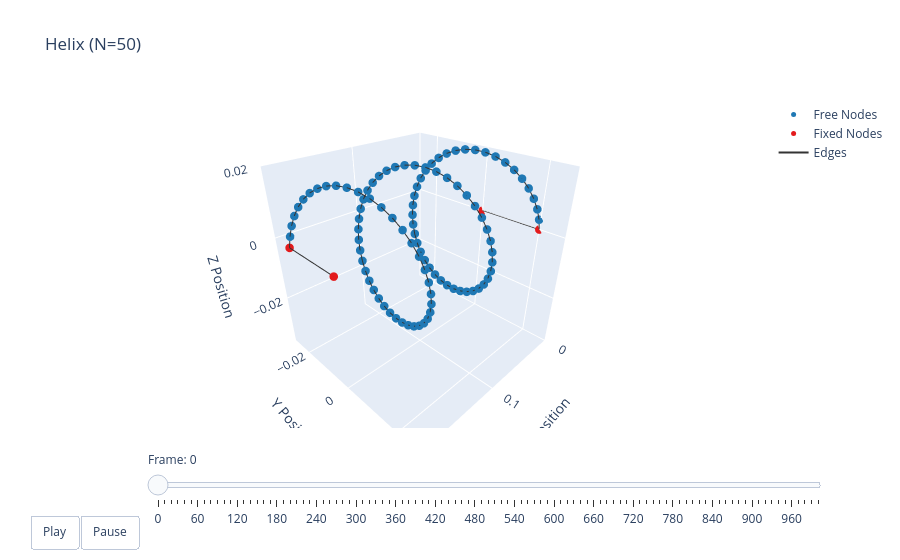

The code cell stored with this chart in its notebook:
### Code cell
options = dismech.AnimationOptions(title='Helix (N=50)', plot_step=10)

fig = dismech.get_interactive_animation_plotly(robot, t_arr, qs, options)
fig.show()

### Figure 1 — Plotly figure (JSON) as saved in the notebook; plotly's stock layout.template omitted (floating-point values rounded to 4 significant figures; data arrays with more than 128 entries replaced by an {"elided": "..."} marker saying what was removed)
{"data": [{"marker": {"color": "#1f78b4", "size": 5}, "mode": "markers", "name": "Free Nodes", "type": "scatter3d", "x": [0.00202, 0.00404, 0.006061, 0.008081, 0.0101, 0.01212, 0.01414, 0.01616, 0.01818, 0.0202, 0.02222, 0.02424, 0.02626, 0.02828, 0.0303, 0.03232, 0.03434, 0.03636, 0.03838, 0.0404, 0.04242, 0.04444, 0.04646, 0.04849, 0.05051, 0.05253, 0.05455, 0.05657, 0.05859, 0.06061, 0.06263, 0.06465, 0.06667, 0.06869, 0.07071, 0.07273, 0.07475, 0.07677, 0.07879, 0.08081, 0.08283, 0.08485, 0.08687, 0.08889, 0.09091, 0.09293, 0.09495, 0.09697, 0.09899, 0.101, 0.103, 0.1051, 0.1071, 0.1091, 0.1111, 0.1131, 0.1152, 0.1172, 0.1192, 0.1212, 0.1232, 0.1253, 0.1273, 0.1293, 0.1313, 0.1333, 0.1354, 0.1374, 0.1394, 0.1414, 0.1434, 0.1455, 0.1475, 0.1495, 0.1515, 0.1535, 0.1556, 0.1576, 0.1596, 0.1616, 0.1636, 0.1657, 0.1677, 0.1697, 0.1717, 0.1737, 0.1758, 0.1778, 0.1798, 0.1818, 0.1838, 0.1859, 0.1879, 0.1899, 0.1919, 0.1939, 0.196, 0.198], "y": [0.01975, 0.019, 0.01778, 0.01611, 0.01403, 0.0116, 0.008881, 0.005938, 0.002846, -0.000317, -0.003473, -0.006541, -0.009445, -0.01211, -0.01448, -0.01647, -0.01806, -0.01919, -0.01984, -0.01999, -0.01964, -0.01879, -0.01748, -0.01572, -0.01357, -0.01108, -0.008308, -0.005329, -0.002217, 0.000952, 0.004096, 0.007138, 0.01, 0.01261, 0.0149, 0.01682, 0.01832, 0.01936, 0.01991, 0.01996, 0.01951, 0.01857, 0.01716, 0.01532, 0.0131, 0.01055, 0.007727, 0.004715, 0.001585, -0.001585, -0.004715, -0.007727, -0.01055, -0.0131, -0.01532, -0.01716, -0.01857, -0.01951, -0.01996, -0.01991, -0.01936, -0.01832, -0.01682, -0.0149, -0.01261, -0.01, -0.007138, -0.004096, -0.000952, 0.002217, 0.005329, 0.008308, 0.01108, 0.01357, 0.01572, 0.01748, 0.01879, 0.01964, 0.01999, 0.01984, 0.01919, 0.01806, 0.01647, 0.01448, 0.01211, 0.009445, 0.006541, 0.003473, 0.000317, -0.002846, -0.005938, -0.008881, -0.0116, -0.01403, -0.01611, -0.01778, -0.019, -0.01975], "z": [0.00316, 0.006241, 0.009165, 0.01186, 0.01425, 0.01629, 0.01792, 0.0191, 0.0198, 0.02, 0.0197, 0.0189, 0.01763, 0.01591, 0.0138, 0.01134, 0.008596, 0.005635, 0.002532, -0.000635, -0.003785, -0.00684, -0.009724, -0.01236, -0.01469, -0.01665, -0.01819, -0.01928, -0.01988, -0.01998, -0.01958, -0.01868, -0.01732, -0.01552, -0.01333, -0.01081, -0.008019, -0.005023, -0.001901, 0.001268, 0.004406, 0.007433, 0.01027, 0.01286, 0.01511, 0.01699, 0.01845, 0.01944, 0.01994, 0.01994, 0.01944, 0.01845, 0.01699, 0.01511, 0.01286, 0.01027, 0.007433, 0.004406, 0.001268, -0.001901, -0.005023, -0.008019, -0.01081, -0.01333, -0.01552, -0.01732, -0.01868, -0.01958, -0.01998, -0.01988, -0.01928, -0.01819, -0.01665, -0.01469, -0.01236, -0.009724, -0.00684, -0.003785, -0.000635, 0.002532, 0.005635, 0.008596, 0.01134, 0.0138, 0.01591, 0.01763, 0.0189, 0.0197, 0.02, 0.0198, 0.0191, 0.01792, 0.01629, 0.01425, 0.01186, 0.009165, 0.006241, 0.00316]}, {"marker": {"color": "#e31a1c", "size": 5}, "mode": "markers", "name": "Fixed Nodes", "type": "scatter3d", "x": [0.0, 0.0, 0.2, 0.2], "y": [0.0, 0.02, -0.02, 0.0], "z": [0.0, 0.0, 0.0, 0.0]}, {"line": {"color": "#333333", "width": 2}, "mode": "lines", "name": "Edges", "type": "scatter3d", "x": {"elided": "303 float values"}, "y": {"elided": "303 float values"}, "z": {"elided": "303 float values"}}, {"color": "rgba(166, 206, 227, 0.7)", "i": [], "j": [], "k": [], "name": "Faces", "opacity": 0.7, "showscale": false, "type": "mesh3d", "x": [0.0, 0.0, 0.00202, 0.00404, 0.006061, 0.008081, 0.0101, 0.01212, 0.01414, 0.01616, 0.01818, 0.0202, 0.02222, 0.02424, 0.02626, 0.02828, 0.0303, 0.03232, 0.03434, 0.03636, 0.03838, 0.0404, 0.04242, 0.04444, 0.04646, 0.04849, 0.05051, 0.05253, 0.05455, 0.05657, 0.05859, 0.06061, 0.06263, 0.06465, 0.06667, 0.06869, 0.07071, 0.07273, 0.07475, 0.07677, 0.07879, 0.08081, 0.08283, 0.08485, 0.08687, 0.08889, 0.09091, 0.09293, 0.09495, 0.09697, 0.09899, 0.101, 0.103, 0.1051, 0.1071, 0.1091, 0.1111, 0.1131, 0.1152, 0.1172, 0.1192, 0.1212, 0.1232, 0.1253, 0.1273, 0.1293, 0.1313, 0.1333, 0.1354, 0.1374, 0.1394, 0.1414, 0.1434, 0.1455, 0.1475, 0.1495, 0.1515, 0.1535, 0.1556, 0.1576, 0.1596, 0.1616, 0.1636, 0.1657, 0.1677, 0.1697, 0.1717, 0.1737, 0.1758, 0.1778, 0.1798, 0.1818, 0.1838, 0.1859, 0.1879, 0.1899, 0.1919, 0.1939, 0.196, 0.198, 0.2, 0.2], "y": [0.0, 0.02, 0.01975, 0.019, 0.01778, 0.01611, 0.01403, 0.0116, 0.008881, 0.005938, 0.002846, -0.000317, -0.003473, -0.006541, -0.009445, -0.01211, -0.01448, -0.01647, -0.01806, -0.01919, -0.01984, -0.01999, -0.01964, -0.01879, -0.01748, -0.01572, -0.01357, -0.01108, -0.008308, -0.005329, -0.002217, 0.000952, 0.004096, 0.007138, 0.01, 0.01261, 0.0149, 0.01682, 0.01832, 0.01936, 0.01991, 0.01996, 0.01951, 0.01857, 0.01716, 0.01532, 0.0131, 0.01055, 0.007727, 0.004715, 0.001585, -0.001585, -0.004715, -0.007727, -0.01055, -0.0131, -0.01532, -0.01716, -0.01857, -0.01951, -0.01996, -0.01991, -0.01936, -0.01832, -0.01682, -0.0149, -0.01261, -0.01, -0.007138, -0.004096, -0.000952, 0.002217, 0.005329, 0.008308, 0.01108, 0.01357, 0.01572, 0.01748, 0.01879, 0.01964, 0.01999, 0.01984, 0.01919, 0.01806, 0.01647, 0.01448, 0.01211, 0.009445, 0.006541, 0.003473, 0.000317, -0.002846, -0.005938, -0.008881, -0.0116, -0.01403, -0.01611, -0.01778, -0.019, -0.01975, -0.02, 0.0], "z": [0.0, 0.0, 0.00316, 0.006241, 0.009165, 0.01186, 0.01425, 0.01629, 0.01792, 0.0191, 0.0198, 0.02, 0.0197, 0.0189, 0.01763, 0.01591, 0.0138, 0.01134, 0.008596, 0.005635, 0.002532, -0.000635, -0.003785, -0.00684, -0.009724, -0.01236, -0.01469, -0.01665, -0.01819, -0.01928, -0.01988, -0.01998, -0.01958, -0.01868, -0.01732, -0.01552, -0.01333, -0.01081, -0.008019, -0.005023, -0.001901, 0.001268, 0.004406, 0.007433, 0.01027, 0.01286, 0.01511, 0.01699, 0.01845, 0.01944, 0.01994, 0.01994, 0.01944, 0.01845, 0.01699, 0.01511, 0.01286, 0.01027, 0.007433, 0.004406, 0.001268, -0.001901, -0.005023, -0.008019, -0.01081, -0.01333, -0.01552, -0.01732, -0.01868, -0.01958, -0.01998, -0.01988, -0.01928, -0.01819, -0.01665, -0.01469, -0.01236, -0.009724, -0.00684, -0.003785, -0.000635, 0.002532, 0.005635, 0.008596, 0.01134, 0.0138, 0.01591, 0.01763, 0.0189, 0.0197, 0.02, 0.0198, 0.0191, 0.01792, 0.01629, 0.01425, 0.01186, 0.009165, 0.006241, 0.00316, 0.0, 0.0]}], "layout": {"scene": {"camera": {"eye": {"x": 1.225, "y": 1.225, "z": 1.0}}, "xaxis": {"range": [0, 0.2], "title": {"text": "X Position"}}, "yaxis": {"range": [-0.02795, 0.02795], "title": {"text": "Y Position"}}, "zaxis": {"range": [-0.03634, 0.02], "title": {"text": "Z Position"}}}, "sliders": [{"currentvalue": {"prefix": "Frame: "}, "steps": [{"args": [["0"], {"frame": {"duration": 50, "redraw": true}, "mode": "immediate"}], "label": "0", "method": "animate"}, {"args": [["1"], {"frame": {"duration": 50, "redraw": true}, "mode": "immediate"}], "label": "10", "method": "animate"}, {"args": [["2"], {"frame": {"duration": 50, "redraw": true}, "mode": "immediate"}], "label": "20", "method": "animate"}, {"args": [["3"], {"frame": {"duration": 50, "redraw": true}, "mode": "immediate"}], "label": "30", "method": "animate"}, {"args": [["4"], {"frame": {"duration": 50, "redraw": true}, "mode": "immediate"}], "label": "40", "method": "animate"}, {"args": [["5"], {"frame": {"duration": 50, "redraw": true}, "mode": "immediate"}], "label": "50", "method": "animate"}, {"args": [["6"], {"frame": {"duration": 50, "redraw": true}, "mode": "immediate"}], "label": "60", "method": "animate"}, {"args": [["7"], {"frame": {"duration": 50, "redraw": true}, "mode": "immediate"}], "label": "70", "method": "animate"}, {"args": [["8"], {"frame": {"duration": 50, "redraw": true}, "mode": "immediate"}], "label": "80", "method": "animate"}, {"args": [["9"], {"frame": {"duration": 50, "redraw": true}, "mode": "immediate"}], "label": "90", "method": "animate"}, {"args": [["10"], {"frame": {"duration": 50, "redraw": true}, "mode": "immediate"}], "label": "100", "method": "animate"}, {"args": [["11"], {"frame": {"duration": 50, "redraw": true}, "mode": "immediate"}], "label": "110", "method": "animate"}, {"args": [["12"], {"frame": {"duration": 50, "redraw": true}, "mode": "immediate"}], "label": "120", "method": "animate"}, {"args": [["13"], {"frame": {"duration": 50, "redraw": true}, "mode": "immediate"}], "label": "130", "method": "animate"}, {"args": [["14"], {"frame": {"duration": 50, "redraw": true}, "mode": "immediate"}], "label": "140", "method": "animate"}, {"args": [["15"], {"frame": {"duration": 50, "redraw": true}, "mode": "immediate"}], "label": "150", "method": "animate"}, {"args": [["16"], {"frame": {"duration": 50, "redraw": true}, "mode": "immediate"}], "label": "160", "method": "animate"}, {"args": [["17"], {"frame": {"duration": 50, "redraw": true}, "mode": "immediate"}], "label": "170", "method": "animate"}, {"args": [["18"], {"frame": {"duration": 50, "redraw": true}, "mode": "immediate"}], "label": "180", "method": "animate"}, {"args": [["19"], {"frame": {"duration": 50, "redraw": true}, "mode": "immediate"}], "label": "190", "method": "animate"}, {"args": [["20"], {"frame": {"duration": 50, "redraw": true}, "mode": "immediate"}], "label": "200", "method": "animate"}, {"args": [["21"], {"frame": {"duration": 50, "redraw": true}, "mode": "immediate"}], "label": "210", "method": "animate"}, {"args": [["22"], {"frame": {"duration": 50, "redraw": true}, "mode": "immediate"}], "label": "220", "method": "animate"}, {"args": [["23"], {"frame": {"duration": 50, "redraw": true}, "mode": "immediate"}], "label": "230", "method": "animate"}, {"args": [["24"], {"frame": {"duration": 50, "redraw": true}, "mode": "immediate"}], "label": "240", "method": "animate"}, {"args": [["25"], {"frame": {"duration": 50, "redraw": true}, "mode": "immediate"}], "label": "250", "method": "animate"}, {"args": [["26"], {"frame": {"duration": 50, "redraw": true}, "mode": "immediate"}], "label": "260", "method": "animate"}, {"args": [["27"], {"frame": {"duration": 50, "redraw": true}, "mode": "immediate"}], "label": "270", "method": "animate"}, {"args": [["28"], {"frame": {"duration": 50, "redraw": true}, "mode": "immediate"}], "label": "280", "method": "animate"}, {"args": [["29"], {"frame": {"duration": 50, "redraw": true}, "mode": "immediate"}], "label": "290", "method": "animate"}, {"args": [["30"], {"frame": {"duration": 50, "redraw": true}, "mode": "immediate"}], "label": "300", "method": "animate"}, {"args": [["31"], {"frame": {"duration": 50, "redraw": true}, "mode": "immediate"}], "label": "310", "method": "animate"}, {"args": [["32"], {"frame": {"duration": 50, "redraw": true}, "mode": "immediate"}], "label": "320", "method": "animate"}, {"args": [["33"], {"frame": {"duration": 50, "redraw": true}, "mode": "immediate"}], "label": "330", "method": "animate"}, {"args": [["34"], {"frame": {"duration": 50, "redraw": true}, "mode": "immediate"}], "label": "340", "method": "animate"}, {"args": [["35"], {"frame": {"duration": 50, "redraw": true}, "mode": "immediate"}], "label": "350", "method": "animate"}, {"args": [["36"], {"frame": {"duration": 50, "redraw": true}, "mode": "immediate"}], "label": "360", "method": "animate"}, {"args": [["37"], {"frame": {"duration": 50, "redraw": true}, "mode": "immediate"}], "label": "370", "method": "animate"}, {"args": [["38"], {"frame": {"duration": 50, "redraw": true}, "mode": "immediate"}], "label": "380", "method": "animate"}, {"args": [["39"], {"frame": {"duration": 50, "redraw": true}, "mode": "immediate"}], "label": "390", "method": "animate"}, {"args": [["40"], {"frame": {"duration": 50, "redraw": true}, "mode": "immediate"}], "label": "400", "method": "animate"}, {"args": [["41"], {"frame": {"duration": 50, "redraw": true}, "mode": "immediate"}], "label": "410", "method": "animate"}, {"args": [["42"], {"frame": {"duration": 50, "redraw": true}, "mode": "immediate"}], "label": "420", "method": "animate"}, {"args": [["43"], {"frame": {"duration": 50, "redraw": true}, "mode": "immediate"}], "label": "430", "method": "animate"}, {"args": [["44"], {"frame": {"duration": 50, "redraw": true}, "mode": "immediate"}], "label": "440", "method": "animate"}, {"args": [["45"], {"frame": {"duration": 50, "redraw": true}, "mode": "immediate"}], "label": "450", "method": "animate"}, {"args": [["46"], {"frame": {"duration": 50, "redraw": true}, "mode": "immediate"}], "label": "460", "method": "animate"}, {"args": [["47"], {"frame": {"duration": 50, "redraw": true}, "mode": "immediate"}], "label": "470", "method": "animate"}, {"args": [["48"], {"frame": {"duration": 50, "redraw": true}, "mode": "immediate"}], "label": "480", "method": "animate"}, {"args": [["49"], {"frame": {"duration": 50, "redraw": true}, "mode": "immediate"}], "label": "490", "method": "animate"}, {"args": [["50"], {"frame": {"duration": 50, "redraw": true}, "mode": "immediate"}], "label": "500", "method": "animate"}, {"args": [["51"], {"frame": {"duration": 50, "redraw": true}, "mode": "immediate"}], "label": "510", "method": "animate"}, {"args": [["52"], {"frame": {"duration": 50, "redraw": true}, "mode": "immediate"}], "label": "520", "method": "animate"}, {"args": [["53"], {"frame": {"duration": 50, "redraw": true}, "mode": "immediate"}], "label": "530", "method": "animate"}, {"args": [["54"], {"frame": {"duration": 50, "redraw": true}, "mode": "immediate"}], "label": "540", "method": "animate"}, {"args": [["55"], {"frame": {"duration": 50, "redraw": true}, "mode": "immediate"}], "label": "550", "method": "animate"}, {"args": [["56"], {"frame": {"duration": 50, "redraw": true}, "mode": "immediate"}], "label": "560", "method": "animate"}, {"args": [["57"], {"frame": {"duration": 50, "redraw": true}, "mode": "immediate"}], "label": "570", "method": "animate"}, {"args": [["58"], {"frame": {"duration": 50, "redraw": true}, "mode": "immediate"}], "label": "580", "method": "animate"}, {"args": [["59"], {"frame": {"duration": 50, "redraw": true}, "mode": "immediate"}], "label": "590", "method": "animate"}, {"args": [["60"], {"frame": {"duration": 50, "redraw": true}, "mode": "immediate"}], "label": "600", "method": "animate"}, {"args": [["61"], {"frame": {"duration": 50, "redraw": true}, "mode": "immediate"}], "label": "610", "method": "animate"}, {"args": [["62"], {"frame": {"duration": 50, "redraw": true}, "mode": "immediate"}], "label": "620", "method": "animate"}, {"args": [["63"], {"frame": {"duration": 50, "redraw": true}, "mode": "immediate"}], "label": "630", "method": "animate"}, {"args": [["64"], {"frame": {"duration": 50, "redraw": true}, "mode": "immediate"}], "label": "640", "method": "animate"}, {"args": [["65"], {"frame": {"duration": 50, "redraw": true}, "mode": "immediate"}], "label": "650", "method": "animate"}, {"args": [["66"], {"frame": {"duration": 50, "redraw": true}, "mode": "immediate"}], "label": "660", "method": "animate"}, {"args": [["67"], {"frame": {"duration": 50, "redraw": true}, "mode": "immediate"}], "label": "670", "method": "animate"}, {"args": [["68"], {"frame": {"duration": 50, "redraw": true}, "mode": "immediate"}], "label": "680", "method": "animate"}, {"args": [["69"], {"frame": {"duration": 50, "redraw": true}, "mode": "immediate"}], "label": "690", "method": "animate"}, {"args": [["70"], {"frame": {"duration": 50, "redraw": true}, "mode": "immediate"}], "label": "700", "method": "animate"}, {"args": [["71"], {"frame": {"duration": 50, "redraw": true}, "mode": "immediate"}], "label": "710", "method": "animate"}, {"args": [["72"], {"frame": {"duration": 50, "redraw": true}, "mode": "immediate"}], "label": "720", "method": "animate"}, {"args": [["73"], {"frame": {"duration": 50, "redraw": true}, "mode": "immediate"}], "label": "730", "method": "animate"}, {"args": [["74"], {"frame": {"duration": 50, "redraw": true}, "mode": "immediate"}], "label": "740", "method": "animate"}, {"args": [["75"], {"frame": {"duration": 50, "redraw": true}, "mode": "immediate"}], "label": "750", "method": "animate"}, {"args": [["76"], {"frame": {"duration": 50, "redraw": true}, "mode": "immediate"}], "label": "760", "method": "animate"}, {"args": [["77"], {"frame": {"duration": 50, "redraw": true}, "mode": "immediate"}], "label": "770", "method": "animate"}, {"args": [["78"], {"frame": {"duration": 50, "redraw": true}, "mode": "immediate"}], "label": "780", "method": "animate"}, {"args": [["79"], {"frame": {"duration": 50, "redraw": true}, "mode": "immediate"}], "label": "790", "method": "animate"}, {"args": [["80"], {"frame": {"duration": 50, "redraw": true}, "mode": "immediate"}], "label": "800", "method": "animate"}, {"args": [["81"], {"frame": {"duration": 50, "redraw": true}, "mode": "immediate"}], "label": "810", "method": "animate"}, {"args": [["82"], {"frame": {"duration": 50, "redraw": true}, "mode": "immediate"}], "label": "820", "method": "animate"}, {"args": [["83"], {"frame": {"duration": 50, "redraw": true}, "mode": "immediate"}], "label": "830", "method": "animate"}, {"args": [["84"], {"frame": {"duration": 50, "redraw": true}, "mode": "immediate"}], "label": "840", "method": "animate"}, {"args": [["85"], {"frame": {"duration": 50, "redraw": true}, "mode": "immediate"}], "label": "850", "method": "animate"}, {"args": [["86"], {"frame": {"duration": 50, "redraw": true}, "mode": "immediate"}], "label": "860", "method": "animate"}, {"args": [["87"], {"frame": {"duration": 50, "redraw": true}, "mode": "immediate"}], "label": "870", "method": "animate"}, {"args": [["88"], {"frame": {"duration": 50, "redraw": true}, "mode": "immediate"}], "label": "880", "method": "animate"}, {"args": [["89"], {"frame": {"duration": 50, "redraw": true}, "mode": "immediate"}], "label": "890", "method": "animate"}, {"args": [["90"], {"frame": {"duration": 50, "redraw": true}, "mode": "immediate"}], "label": "900", "method": "animate"}, {"args": [["91"], {"frame": {"duration": 50, "redraw": true}, "mode": "immediate"}], "label": "910", "method": "animate"}, {"args": [["92"], {"frame": {"duration": 50, "redraw": true}, "mode": "immediate"}], "label": "920", "method": "animate"}, {"args": [["93"], {"frame": {"duration": 50, "redraw": true}, "mode": "immediate"}], "label": "930", "method": "animate"}, {"args": [["94"], {"frame": {"duration": 50, "redraw": true}, "mode": "immediate"}], "label": "940", "method": "animate"}, {"args": [["95"], {"frame": {"duration": 50, "redraw": true}, "mode": "immediate"}], "label": "950", "method": "animate"}, {"args": [["96"], {"frame": {"duration": 50, "redraw": true}, "mode": "immediate"}], "label": "960", "method": "animate"}, {"args": [["97"], {"frame": {"duration": 50, "redraw": true}, "mode": "immediate"}], "label": "970", "method": "animate"}, {"args": [["98"], {"frame": {"duration": 50, "redraw": true}, "mode": "immediate"}], "label": "980", "method": "animate"}, {"args": [["99"], {"frame": {"duration": 50, "redraw": true}, "mode": "immediate"}], "label": "990", "method": "animate"}, {"args": [["100"], {"frame": {"duration": 50, "redraw": true}, "mode": "immediate"}], "label": "1000", "method": "animate"}], "transition": {"duration": 0}, "x": 0.1, "y": 0}], "title": {"text": "Helix (N=50)"}, "updatemenus": [{"buttons": [{"args": [null, {"frame": {"duration": 50, "redraw": true}, "fromcurrent": true}], "label": "Play", "method": "animate"}, {"args": [[null], {"frame": {"duration": 0, "redraw": true}, "mode": "immediate"}], "label": "Pause", "method": "animate"}], "direction": "left", "pad": {"r": 10, "t": 87}, "showactive": false, "type": "buttons", "x": 0.1, "xanchor": "right", "y": 0, "yanchor": "top"}]}}
